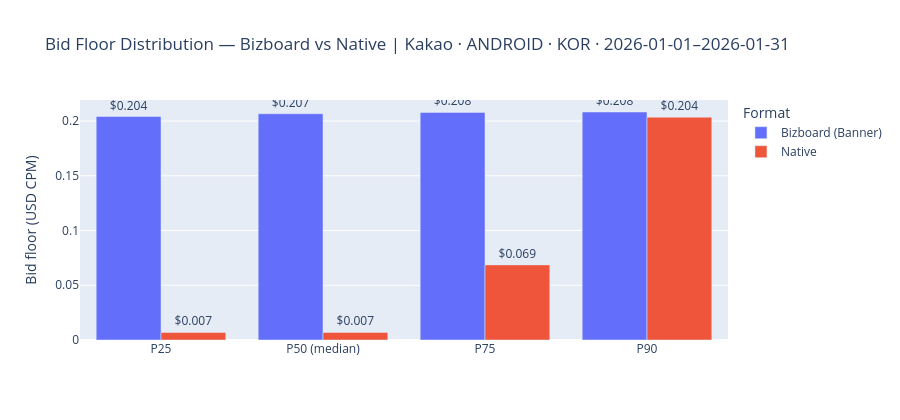

The cell this chart's notebook holds for it:
### Code cell
# Visualise bid floor percentiles side-by-side — Bizboard vs Native per OS

os_val = 'ANDROID'
if True:
    d = df_floor[df_floor['os'] == os_val]
    pcts    = ['p25_bidfloor', 'p50_bidfloor', 'p75_bidfloor', 'p90_bidfloor']
    labels  = ['P25', 'P50 (median)', 'P75', 'P90']
    colors  = {'Bizboard (ib)': '#636EFA', 'Native': '#EF553B'}

    fig_fl = go.Figure()
    for _, row in d.iterrows():
        fig_fl.add_trace(go.Bar(
            name=row['format_group'],
            x=labels,
            y=[row[p] for p in pcts],
            marker_color=colors.get(row['format_group']),
            text=[f'${row[p]:.3f}' for p in pcts],
            textposition='outside'
        ))

    fig_fl.update_layout(
        barmode='group',
        title=f'Bid Floor Distribution — Bizboard vs Native | Kakao · {os_val} · {TARGET_COUNTRY} · {DATE_START}–{DATE_END}',
        yaxis_title='Bid floor (USD CPM)',
        legend_title='Format',
        height=420
    )
    fig_fl.show()
    fig_fl.write_image(os.path.join(CHART_DIR, f's3b_bidfloor_kakao_{os_val}.png'), scale=2)
    print(f'Saved: s3b_bidfloor_kakao_{os_val}.png')

print("\nBid floor summary:")
print(df_floor[['format_group', 'os', 'p50_bidfloor', 'p75_bidfloor', 'p90_bidfloor', 'avg_bidfloor']].to_string(index=False))

### Figure 1 — Plotly figure (JSON) as saved in the notebook; plotly's stock layout.template omitted (floating-point values rounded to 4 significant figures)
{"data": [{"name": "Bizboard (Banner)", "text": ["$0.204", "$0.207", "$0.208", "$0.208"], "textposition": "outside", "type": "bar", "x": ["P25", "P50 (median)", "P75", "P90"], "y": [0.2042, 0.2067, 0.2079, 0.2083]}, {"marker": {"color": "#EF553B"}, "name": "Native", "text": ["$0.007", "$0.007", "$0.069", "$0.204"], "textposition": "outside", "type": "bar", "x": ["P25", "P50 (median)", "P75", "P90"], "y": [0.00686, 0.006931, 0.06862, 0.2036]}], "layout": {"barmode": "group", "height": 420, "legend": {"title": {"text": "Format"}}, "title": {"text": "Bid Floor Distribution — Bizboard vs Native | Kakao · ANDROID · KOR · 2026-01-01–2026-01-31"}, "yaxis": {"title": {"text": "Bid floor (USD CPM)"}}}}
